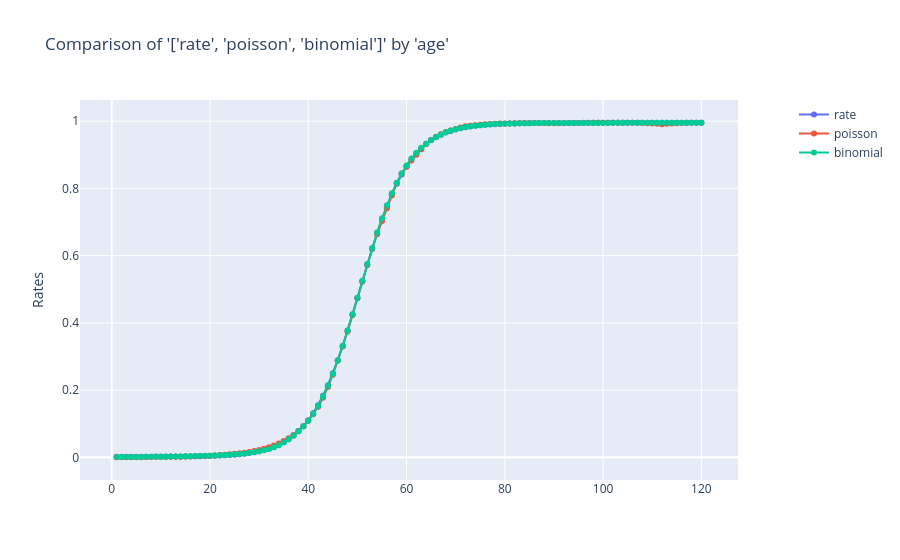

Notebook source saved alongside this figure:
### Markdown cell above
## Compare

### Code cell
charters.compare_rates(
    df=sigmoid_data,
    x_axis="age",
    rates=["rate", "poisson", "binomial"],
    weights=["weight"],
    display=True,
)
